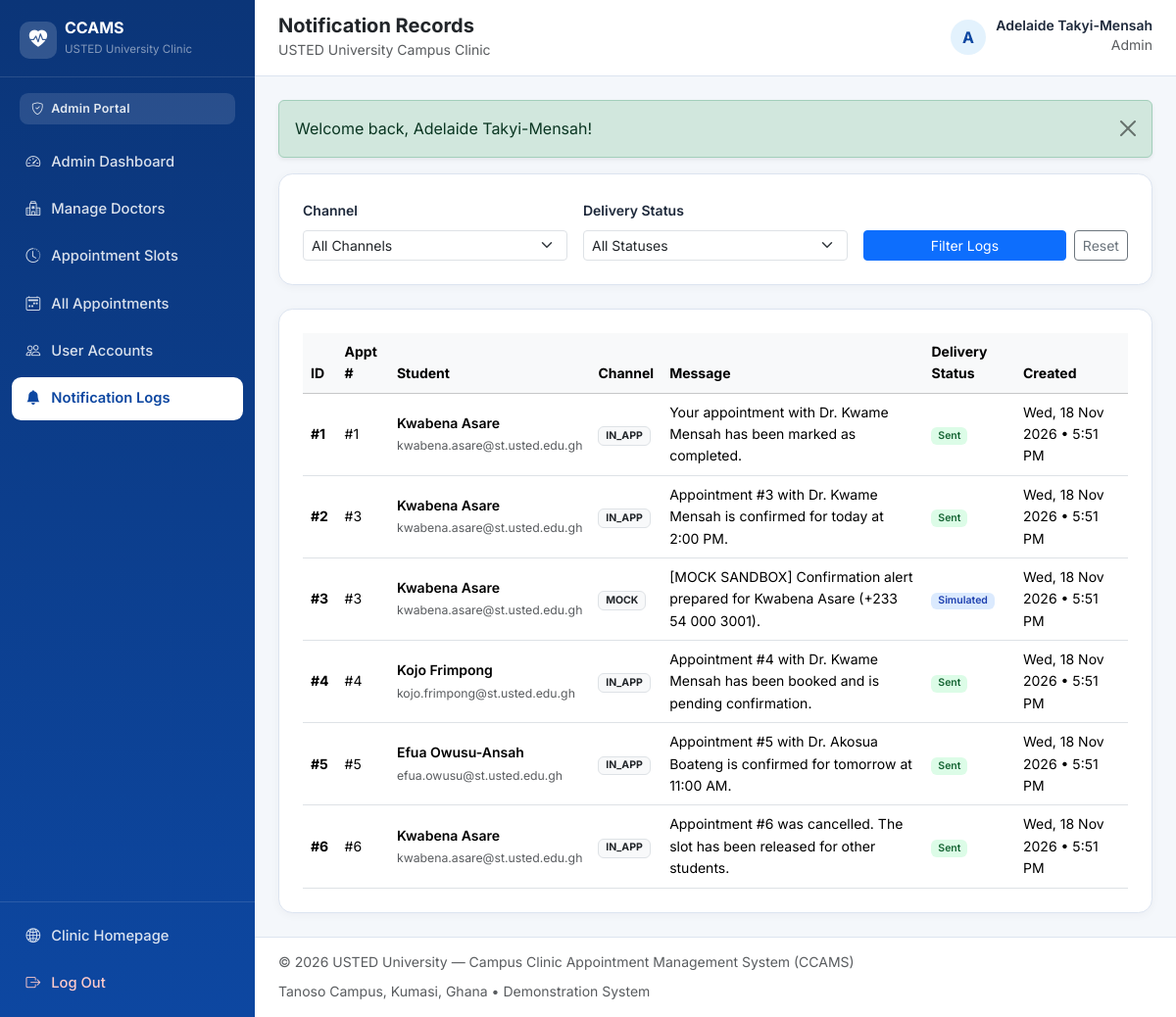
The page /admin/notifications.php (signed in) on the database its author committed.
### tables this page shows
CREATE TABLE `users` (
    `user_id` INT UNSIGNED NOT NULL AUTO_INCREMENT,
    `full_name` VARCHAR(120) NOT NULL,
    `email` VARCHAR(150) NOT NULL,
    `password_hash` VARCHAR(255) NOT NULL,
    `phone` VARCHAR(25) DEFAULT NULL,
    `role` ENUM('student', 'doctor', 'admin') NOT NULL DEFAULT 'student',
    `account_status` ENUM('active', 'inactive') NOT NULL DEFAULT 'active',
    `created_at` TIMESTAMP NOT NULL DEFAULT CURRENT_TIMESTAMP,
    `updated_at` TIMESTAMP NOT NULL DEFAULT CURRENT_TIMESTAMP ON UPDATE CURRENT_TIMESTAMP,
    PRIMARY KEY (`user_id`),
    UNIQUE KEY `uq_users_email` (`email`),
    KEY `idx_users_role_status` (`role`, `account_status`)
);

CREATE TABLE `notifications` (
    `notification_id` INT UNSIGNED NOT NULL AUTO_INCREMENT,
    `appointment_id` INT UNSIGNED NOT NULL,
    `channel` ENUM('in_app', 'email', 'sms', 'mock') NOT NULL DEFAULT 'in_app',
    `message` TEXT NOT NULL,
    `delivery_status` ENUM('pending', 'sent', 'simulated', 'queued', 'failed') NOT NULL DEFAULT 'sent',
    `is_read` TINYINT(1) NOT NULL DEFAULT 0,
    `sent_at` DATETIME DEFAULT NULL,
    `created_at` TIMESTAMP NOT NULL DEFAULT CURRENT_TIMESTAMP,
    PRIMARY KEY (`notification_id`),
    KEY `idx_notifications_appointment` (`appointment_id`),
    KEY `idx_notifications_channel_status` (`channel`, `delivery_status`),
    CONSTRAINT `fk_notifications_appointment`
        FOREIGN KEY (`appointment_id`) REFERENCES `appointments` (`appointment_id`)
        ON DELETE CASCADE ON UPDATE CASCADE
);

### admin/notifications.php (the view, shortened to what the rows shown need)
<?php
require_once __DIR__ . '/../includes/auth.php';
require_auth('admin');
$pdo = get_pdo();
$where = 'WHERE 1=1';
$params = [];
$stmt = $pdo->prepare(
    "SELECT n.*, stu.full_name AS student_name, stu.email AS student_email
     FROM notifications n
     INNER JOIN appointments a ON a.appointment_id = n.appointment_id
     INNER JOIN users stu ON stu.user_id = a.student_id
     $where
     ORDER BY n.created_at DESC
     LIMIT 100"
);
$stmt->execute($params);
$records = $stmt->fetchAll();
$pageTitle = 'Notification Records';
$layoutMode = 'dashboard';
require_once __DIR__ . '/../includes/header.php';
?>
<div class="ccams-card p-4">
    <?php if (empty($records)): ?>
        <p class="small text-muted mb-0">No notification records matched your filters.</p>
    <?php else: ?>
        <div class="table-responsive">
            <table class="table table-hover align-middle small mb-0">
                <thead class="table-light">
                    <tr>
                        <th>ID</th>
                        <th>Appt #</th>
                        <th>Student</th>
                        <th>Channel</th>
                        <th>Message</th>
                        <th>Delivery Status</th>
                        <th>Created</th>
                    </tr>
                </thead>
                <tbody>
                    <?php foreach ($records as $r): ?>
                        <tr>
                            <td class="fw-bold">#<?php echo (int) $r['notification_id']; ?></td>
                            <td>#<?php echo (int) $r['appointment_id']; ?></td>
                            <td>
                                <div class="fw-semibold"><?php echo e($r['student_name']); ?></div>
                                <small class="text-muted"><?php echo e($r['student_email']); ?></small>
                            </td>
                            <td><span class="badge bg-light text-dark border"><?php echo e(strtoupper((string) $r['channel'])); ?></span></td>
                            <td><?php echo e($r['message']); ?></td>
                            <td>
                                <span class="badge <?php echo status_badge_class((string) $r['delivery_status']); ?>">
                                    <?php echo e(ucfirst((string) $r['delivery_status'])); ?>
                                </span>
                            </td>
                            <td><?php echo e(format_datetime((string) $r['created_at'])); ?></td>
                        </tr>
                    <?php endforeach; ?>
                </tbody>
            </table>
        </div>
    <?php endif; ?>
</div>
<?php require_once __DIR__ . '/../includes/footer.php'; ?>

### includes/header.php (shortened to what the rows shown need)
<?php
$pageTitle = $pageTitle ?? 'USTED University — Campus Clinic Appointment Management System';
$layoutMode = $layoutMode ?? 'public';
$authUser = current_user();
$flashes = get_flashes();
?>
<!DOCTYPE html>
<html lang="en">
<head>
    <link href="https://cdn.jsdelivr.net/npm/bootstrap@5.3.3/dist/css/bootstrap.min.css" rel="stylesheet">
    <link href="https://cdn.jsdelivr.net/npm/bootstrap-icons@1.11.3/font/bootstrap-icons.min.css" rel="stylesheet">
    <link href="<?php echo e(app_url('assets/css/style.css')); ?>" rel="stylesheet">
</head>
<body class="<?php echo $layoutMode === 'dashboard' ? 'ccams-dashboard-body' : 'ccams-public-body'; ?>">
<?php if ($layoutMode === 'dashboard' && $authUser): ?>
    <div class="dashboard-wrapper">
        <aside class="dashboard-sidebar" id="dashboardSidebar" aria-label="Dashboard Navigation">
            <div class="sidebar-brand">
                <a href="<?php echo e(app_url('index.php')); ?>" class="d-flex align-items-center gap-2 text-decoration-none text-white">
                    <span class="brand-emblem">
                        <i class="bi bi-heart-pulse-fill"></i>
                    </span>
                    <div>
                        <div class="fw-bold lh-1 fs-6">CCAMS</div>
                        <small class="text-white-50" style="font-size: 0.72rem;">USTED University Clinic</small>
                    </div>
                </a>
            </div>
            <div class="sidebar-role-pill">
                <i class="bi bi-shield-check me-1"></i>
                <?php echo e(ucfirst($authUser['role'])); ?> Portal
            </div>
            <nav class="sidebar-nav">
                <?php if ($authUser['role'] === 'student'): ?>
                    <a class="sidebar-link <?php echo is_active_nav('student/dashboard.php'); ?>" href="<?php echo e(app_url('student/dashboard.php')); ?>">
                        <i class="bi bi-speedometer2"></i><span>Dashboard</span>
                    </a>
                    <a class="sidebar-link <?php echo is_active_nav('student/doctors.php'); ?>" href="<?php echo e(app_url('student/doctors.php')); ?>">
                        <i class="bi bi-person-badge"></i><span>Available Doctors</span>
                    </a>
                    <a class="sidebar-link <?php echo is_active_nav('student/book_appointment.php'); ?>" href="<?php echo e(app_url('student/book_appointment.php')); ?>">
                        <i class="bi bi-calendar-plus"></i><span>Book Appointment</span>
                    </a>
                    <a class="sidebar-link <?php echo is_active_nav('student/my_appointments.php') || is_active_nav('student/appointment_details.php') ? 'active' : ''; ?>" href="<?php echo e(app_url('student/my_appointments.php')); ?>">
                        <i class="bi bi-calendar2-check"></i><span>My Appointments</span>
                    </a>
                    <a class="sidebar-link <?php echo is_active_nav('student/notifications.php'); ?>" href="<?php echo e(app_url('student/notifications.php')); ?>">
                        <i class="bi bi-bell"></i><span>Notifications</span>
                    </a>
                    <a class="sidebar-link <?php echo is_active_nav('student/profile.php'); ?>" href="<?php echo e(app_url('student/profile.php')); ?>">
                        <i class="bi bi-person-gear"></i><span>Profile &amp; Password</span>
                    </a>
                <?php elseif ($authUser['role'] === 'admin'): ?>
                    <a class="sidebar-link <?php echo is_active_nav('admin/dashboard.php'); ?>" href="<?php echo e(app_url('admin/dashboard.php')); ?>">
                        <i class="bi bi-speedometer2"></i><span>Admin Dashboard</span>
                    </a>
                    <a class="sidebar-link <?php echo is_active_nav('admin/manage_doctors.php') || is_active_nav('admin/add_doctor.php') || is_active_nav('admin/edit_doctor.php') ? 'active' : ''; ?>" href="<?php echo e(app_url('admin/manage_doctors.php')); ?>">
                        <i class="bi bi-hospital"></i><span>Manage Doctors</span>
                    </a>
                    <a class="sidebar-link <?php echo is_active_nav('admin/manage_slots.php'); ?>" href="<?php echo e(app_url('admin/manage_slots.php')); ?>">
                        <i class="bi bi-clock-history"></i><span>Appointment Slots</span>
                    </a>
                    <a class="sidebar-link <?php echo is_active_nav('admin/manage_appointments.php'); ?>" href="<?php echo e(app_url('admin/manage_appointments.php')); ?>">
                        <i class="bi bi-calendar2-week"></i><span>All Appointments</span>
                    </a>
                    <a class="sidebar-link <?php echo is_active_nav('admin/manage_users.php'); ?>" href="<?php echo e(app_url('admin/manage_users.php')); ?>">
                        <i class="bi bi-people"></i><span>User Accounts</span>
                    </a>
                    <a class="sidebar-link <?php echo is_active_nav('admin/notifications.php'); ?>" href="<?php echo e(app_url('admin/notifications.php')); ?>">
                        <i class="bi bi-bell-fill"></i><span>Notification Logs</span>
                    </a>
                <?php endif; ?>
            </nav>
            <div class="sidebar-footer">
                <a href="<?php echo e(app_url('index.php')); ?>" class="sidebar-link">
                    <i class="bi bi-globe2"></i><span>Clinic Homepage</span>
                </a>
                <form method="post" action="<?php echo e(app_url('logout.php')); ?>" class="mt-1">
                    <button type="submit" class="sidebar-link w-100 border-0 bg-transparent text-start text-danger-soft">
                        <i class="bi bi-box-arrow-right"></i><span>Log Out</span>
                    </button>
                </form>
            </div>
        </aside>
        <div class="dashboard-main">
            <header class="dashboard-topbar">
                <div class="d-flex align-items-center gap-3">
                    <div>
                        <h1 class="h5 mb-0 fw-bold text-dark"><?php echo e($pageTitle); ?></h1>
                        <small class="text-muted">USTED University Campus Clinic</small>
                    </div>
                </div>
                <div class="d-flex align-items-center gap-3">
                    <div class="user-profile-chip">
                        <div class="avatar-circle">
                            <?php echo e(strtoupper(substr((string) $authUser['full_name'], 0, 1))); ?>
                        </div>
                        <div class="d-none d-sm-block text-end">
                            <div class="fw-semibold small lh-1"><?php echo e($authUser['full_name']); ?></div>
                            <small class="text-muted text-capitalize"><?php echo e($authUser['role']); ?></small>
                        </div>
                    </div>
                </div>
            </header>
            <main id="main-content" class="dashboard-content">
                <?php if (!empty($flashes)): ?>
                    <?php foreach ($flashes as $flash): ?>
                        <div class="alert alert-<?php echo e($flash['type']); ?> alert-dismissible fade show shadow-sm" role="alert">
                            <?php echo e($flash['message']); ?>
                            <button type="button" class="btn-close" data-bs-dismiss="alert" aria-label="Close"></button>
                        </div>
                    <?php endforeach; ?>
                <?php endif; ?>
<?php endif; ?>

### rows shown on the page
users: role "Admin", full_name "A", full_name "Adelaide Takyi-Mensah"
notifications: notification_id "1", appointment "1", users.full_name "Kwabena Asare", users.email "kwabena.asare@st.usted.edu.gh", channel "IN_APP", message "Your appointment with Dr. Kwame Mensah has been marked as completed.", delivery_status "Sent", created_at "Wed, 18 Nov 2026 • 5:51 PM"
notifications: notification_id "2", appointment "3", users.full_name "Kwabena Asare", users.email "kwabena.asare@st.usted.edu.gh", channel "IN_APP", message "Appointment #3 with Dr. Kwame Mensah is confirmed for today at 2:00 PM.", delivery_status "Sent", created_at "Wed, 18 Nov 2026 • 5:51 PM"
notifications: notification_id "3", appointment "3", users.full_name "Kwabena Asare", users.email "kwabena.asare@st.usted.edu.gh", channel "MOCK", message "[MOCK SANDBOX] Confirmation alert prepared for Kwabena Asare (+233 54 000 3001).", delivery_status "Simulated", created_at "Wed, 18 Nov 2026 • 5:51 PM"
notifications: notification_id "4", appointment "4", users.full_name "Kojo Frimpong", users.email "kojo.frimpong@st.usted.edu.gh", channel "IN_APP", message "Appointment #4 with Dr. Kwame Mensah has been booked and is pending confirmation.", delivery_status "Sent", created_at "Wed, 18 Nov 2026 • 5:51 PM"
notifications: notification_id "5", appointment "5", users.full_name "Efua Owusu-Ansah", users.email "efua.owusu@st.usted.edu.gh", channel "IN_APP", message "Appointment #5 with Dr. Akosua Boateng is confirmed for tomorrow at 11:00 AM.", delivery_status "Sent", created_at "Wed, 18 Nov 2026 • 5:51 PM"
notifications: notification_id "6", appointment "6", users.full_name "Kwabena Asare", users.email "kwabena.asare@st.usted.edu.gh", channel "IN_APP", message "Appointment #6 was cancelled. The slot has been released for other students.", delivery_status "Sent", created_at "Wed, 18 Nov 2026 • 5:51 PM"

### other values the page prints
$pageTitle "Notification Records"
$flash['message'] "Welcome back, Adelaide Takyi-Mensah!"
